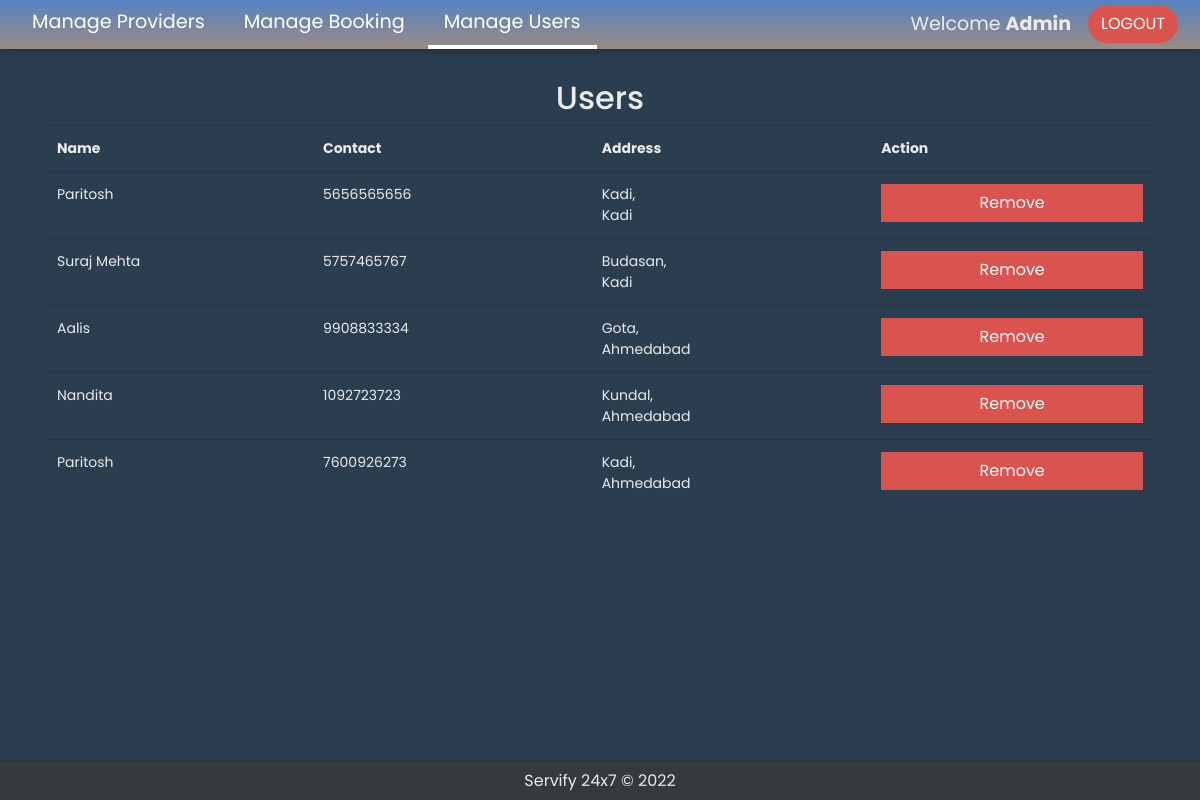
/manageUsers.php (signed in), run on the app's committed database.
### tables this page shows
CREATE TABLE `usertable` (
  `id` int(11) NOT NULL,
  `name` varchar(255) NOT NULL,
  `email` varchar(255) NOT NULL,
  `contact` varchar(20) NOT NULL,
  `address` varchar(255) NOT NULL,
  `city` varchar(255) NOT NULL,
  `password` varchar(255) NOT NULL,
  `code` mediumint(50) NOT NULL,
  `status` text NOT NULL
);

### scripts/DBUser.php (called while the page is built, shortened)
<?php
class DBUser
{
    protected static $_stmt = null;
    public static function getConnection()
    {
        try {
            $conn = new PDO("mysql:host=".self::HOST.";dbname=".self::DBNAME, self::USERNAME, self::PASSWORD, []);
            $conn->setAttribute(PDO::ATTR_ERRMODE, PDO::ERRMODE_EXCEPTION);
        } catch (PDOException $e) {
            echo $e->getMessage();
        }
        return $conn;
    }
    public static function query($sql, $params = array())
    {
        try {
            self::$_stmt = self::getConnection()->prepare($sql);
            if (empty($params)) {
                self::$_stmt->execute();
            } else {
                self::$_stmt->execute($params);
            }
            return self::$_stmt;
        } catch (PDOException $e) {
            echo $e->getMessage();
        }
    }
}

### manageUsers.php (the view, shortened to what this page needs)
<?php
    include_once "include/header.php";
    include_once "scripts/DBUser.php";
    $stmt = DBUser::query("SELECT * FROM usertable WHERE NOT id = 1");
    $users = $stmt->fetchAll(PDO::FETCH_OBJ);
?>
<div class="container" style="margin-top: 30px; margin-bottom: 60px;">
    <h2 class="text-center"> Users </h2>
    <div class="table-responsive">
        <table class="table">
            <tr>
                <th>Name</th>
                <th>Contact</th>
                <th>Address</th>
                <th>Action</th>
            </tr>
            <?php foreach ($users as $user): ?>
            <tr>
                <td><?= ucwords($user->name) ?>
                </td>
                <td><?= $user->contact; ?>
                </td>
                <td>
                    <?= ucwords($user->address) ?>,<br>
                    <?= ucwords($user->city) ?>
                </td>
                <td>
                    <form action="deleteuser.php" method="post">
                        <button type="submit" name="remove" onclick="return deleteBooking()" class="btn btn-danger btn-block">Remove</a>
                    </form>
                </td>
            </tr>
            <?php endforeach; ?>
        </table>
    </div>
</div>
<?php include_once "include/footer.php";

### css/navbar-style.css (style rules this page uses)
html, body { font-family: 'Poppins', sans-serif; }

### data on the page
usertable: name "Paritosh", contact "5656565656", address "Kadi", city "Kadi"
usertable: name "Suraj Mehta", contact "5757465767", address "Budasan", city "Kadi"
usertable: name "Aalis", contact "9908833334", address "Gota", city "Ahmedabad"
usertable: name "Nandita", contact "1092723723", address "Kundal", city "Ahmedabad"
usertable: name "Paritosh", contact "7600926273", address "Kadi", city "Ahmedabad"
